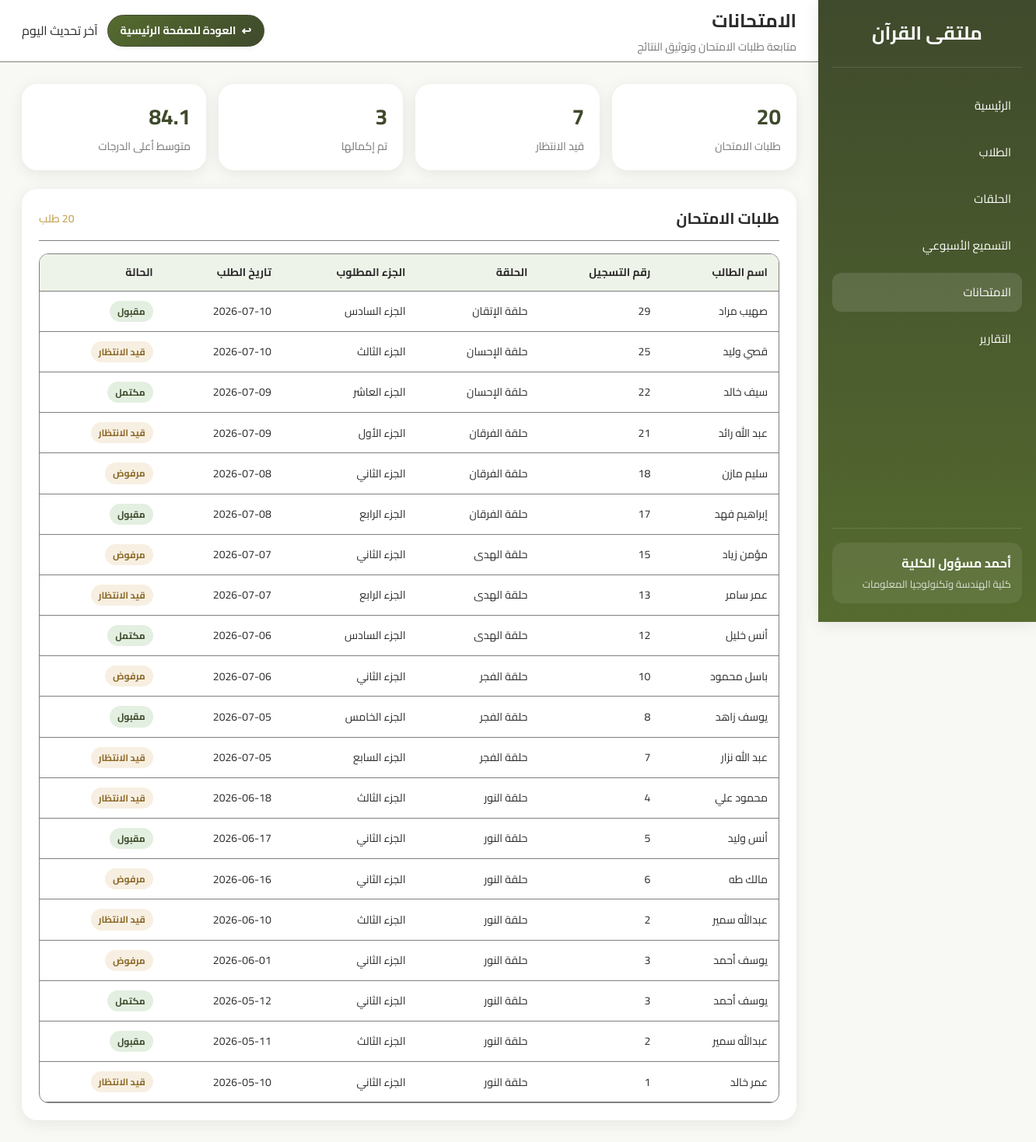
/pages/exams.php (signed in), run on the app's committed database.
### tables this page shows
CREATE TABLE `managers` (
  `manager_id` int(11) NOT NULL,
  `user_id` int(11) NOT NULL,
  `college_id` int(11) NOT NULL,
  `full_name` varchar(150) NOT NULL
);

CREATE TABLE `colleges` (
  `college_id` int(11) NOT NULL,
  `college_name` varchar(150) NOT NULL
);

CREATE TABLE `exam_requests` (
  `request_id` int(11) NOT NULL,
  `student_id` int(11) NOT NULL,
  `requested_part` varchar(100) NOT NULL,
  `exam_type` enum('first_time','retake','revision') DEFAULT 'first_time',
  `status` enum('pending','approved','assigned','rejected','completed') DEFAULT 'pending',
  `request_date` date NOT NULL,
  `week_id` int(11) DEFAULT NULL,
  `exam_admin_id` int(11) DEFAULT NULL,
  `examiner_supervisor_id` int(11) DEFAULT NULL,
  `notes` text DEFAULT NULL
);

CREATE TABLE `students` (
  `student_id` int(11) NOT NULL,
  `user_id` int(11) NOT NULL,
  `halqa_id` int(11) NOT NULL,
  `name` varchar(150) NOT NULL,
  `phone` varchar(20) DEFAULT NULL,
  `student_type` enum('حفظ','تثبيت') NOT NULL,
  `points` int(11) DEFAULT 0
);

CREATE TABLE `halqas` (
  `halqa_id` int(11) NOT NULL,
  `college_id` int(11) NOT NULL,
  `supervisor_id` int(11) NOT NULL,
  `name` varchar(150) NOT NULL
);

### pages/exams.php (the view, shortened to what this page needs)
<?php
require_once __DIR__ . "/../php/db_connect.php";
function e($value)
{
    return htmlspecialchars((string) $value, ENT_QUOTES, "UTF-8");
}
function fallbackValue($value, $fallback)
{
    return ($value === null || $value === "") ? $fallback : $value;
}
function formatNumberValue($value)
{
    $number = (float) $value;
    if (floor($number) == $number) {
        return number_format((int) $number);
    }
    return rtrim(rtrim(number_format($number, 1, ".", ","), "0"), ".");
}
function statusLabel($status)
{
    if ($status === "pending") {
        return "قيد الانتظار";
    }
    if ($status === "approved") {
        return "مقبول";
    }
    if ($status === "rejected") {
        return "مرفوض";
    }
    if ($status === "completed") {
        return "مكتمل";
    }
    return "لا يوجد بيانات";
}
function statusClass($status)
{
    if ($status === "completed" || $status === "approved") {
        return "status-completed";
    }
    return "status-pending";
}
$userId = $_SESSION["user_id"];
$managerStmt = $pdo->prepare("
    SELECT
        managers.manager_id,
        managers.full_name AS manager_name,
        managers.college_id,
        colleges.college_name
    FROM managers
    JOIN colleges ON managers.college_id = colleges.college_id
    WHERE managers.user_id = ?
    LIMIT 1
");
$managerStmt->execute(array($userId));
$manager = $managerStmt->fetch(PDO::FETCH_ASSOC);
$collegeId = $manager["college_id"];
$managerName = fallbackValue($manager["manager_name"], isset($_SESSION["username"]) ? $_SESSION["username"] : "لا يوجد بيانات");
$collegeName = fallbackValue($manager["college_name"], "لا يوجد بيانات");
$summaryStmt = $pdo->prepare("
    SELECT
        COUNT(exam_requests.request_id) AS total_requests,
        COALESCE(SUM(CASE WHEN exam_requests.status = 'pending' THEN 1 ELSE 0 END), 0) AS pending_requests,
        COALESCE(SUM(CASE WHEN exam_requests.status = 'completed' THEN 1 ELSE 0 END), 0) AS completed_requests
    FROM exam_requests
    JOIN students ON exam_requests.student_id = students.student_id
    JOIN halqas ON students.halqa_id = halqas.halqa_id
    WHERE halqas.college_id = ?
");
$summaryStmt->execute(array($collegeId));
$summary = $summaryStmt->fetch(PDO::FETCH_ASSOC);
$averageScoreStmt = $pdo->prepare("
    SELECT COALESCE(AVG(exams.score), 0) AS average_score
    FROM exams
    JOIN students ON exams.student_id = students.student_id
    JOIN halqas ON students.halqa_id = halqas.halqa_id
    WHERE halqas.college_id = ?
");
$averageScoreStmt->execute(array($collegeId));
$averageScoreRow = $averageScoreStmt->fetch(PDO::FETCH_ASSOC);
$requestsStmt = $pdo->prepare("
    SELECT
        exam_requests.request_id,
        exam_requests.requested_part,
        exam_requests.request_date,
        exam_requests.status,
        students.student_id,
        students.name AS student_name,
        halqas.name AS halqa_name
    FROM exam_requests
    JOIN students ON exam_requests.student_id = students.student_id
    JOIN halqas ON students.halqa_id = halqas.halqa_id
    WHERE halqas.college_id = ?
    ORDER BY exam_requests.request_date DESC, exam_requests.request_id DESC
");
$requestsStmt->execute(array($collegeId));
$examRequests = $requestsStmt->fetchAll(PDO::FETCH_ASSOC);
?>
<!DOCTYPE html>
<html lang="ar" dir="rtl">
<head>
    <link rel="stylesheet" href="../assets/css/variables.css">
    <link rel="stylesheet" href="../assets/css/reset.css">
    <link rel="stylesheet" href="../assets/css/global.css">
    <link rel="stylesheet" href="../assets/css/layout.css">
    <link rel="stylesheet" href="../assets/css/exams.css">
</head>
<body>
<div class="app-layout">
    <aside class="sidebar">
        <div class="sidebar-top">
            <div class="sidebar-brand">
                <h2>ملتقى القرآن</h2>
            </div>
            <nav class="sidebar-menu">
                <a href="college-admin-dashboard.php">الرئيسية</a>
                <a href="students.php">الطلاب</a>
                <a href="halqas.php">الحلقات</a>
                <a href="weekly-recitation.php">التسميع الأسبوعي</a>
                <a href="exams.php" class="active">الامتحانات</a>
                <a href="reports.php">التقارير</a>
            </nav>
        </div>
        <div class="sidebar-bottom">
            <div class="sidebar-user">
                <h4><?php echo e($managerName); ?></h4>
                <p><?php echo e($collegeName); ?></p>
            </div>
        </div>
    </aside>
    <main class="main-area">
        <header class="topbar">
            <div class="topbar-right">
                <h1>الامتحانات</h1>
                <p>متابعة طلبات الامتحان وتوثيق النتائج</p>
            </div>
            <div class="topbar-left">
                <a class="topbar-home-link" href="../index.php">
                    <span aria-hidden="true">↩</span>
                    <span>العودة للصفحة الرئيسية</span>
                </a>
                <div class="topbar-badge">آخر تحديث اليوم</div>
            </div>
        </header>
        <section class="page-content">
            <section class="stats-grid">
                <div class="stat-card card">
                    <h3><?php echo e(formatNumberValue($summary["total_requests"])); ?></h3>
                    <p>طلبات الامتحان</p>
                </div>
                <div class="stat-card card">
                    <h3><?php echo e(formatNumberValue($summary["pending_requests"])); ?></h3>
                    <p>قيد الانتظار</p>
                </div>
                <div class="stat-card card">
                    <h3><?php echo e(formatNumberValue($summary["completed_requests"])); ?></h3>
                    <p>تم إكمالها</p>
                </div>
                <div class="stat-card card">
                    <h3><?php echo e(formatNumberValue($averageScoreRow["average_score"])); ?></h3>
                    <p>متوسط أعلى الدرجات</p>
                </div>
            </section>
            <section class="card panel">
                <div class="panel-header">
                    <h2>طلبات الامتحان</h2>
                    <span><?php echo e(formatNumberValue($summary["total_requests"])); ?> طلب</span>
                </div>
                <div class="table-wrap">
                    <table class="data-table">
                        <thead>
                            <tr>
                                <th>اسم الطالب</th>
                                <th>رقم التسجيل</th>
                                <th>الحلقة</th>
                                <th>الجزء المطلوب</th>
                                <th>تاريخ الطلب</th>
                                <th>الحالة</th>
                            </tr>
                        </thead>
                        <tbody>
                            <?php if (count($examRequests) === 0): ?>
                                <tr>
                                    <td colspan="6">لا يوجد طلبات امتحان</td>
                                </tr>
                            <?php else: ?>
                                <?php foreach ($examRequests as $request): ?>
                                    <tr>
                                        <td><?php echo e(fallbackValue($request["student_name"], "لا يوجد بيانات")); ?></td>
                                        <td><?php echo e($request["student_id"]); ?></td>
                                        <td><?php echo e(fallbackValue($request["halqa_name"], "لا يوجد بيانات")); ?></td>
                                        <td><?php echo e(fallbackValue($request["requested_part"], "لا يوجد بيانات")); ?></td>
                                        <td><?php echo e(fallbackValue($request["request_date"], "لا يوجد بيانات")); ?></td>
                                        <td><span class="status-badge <?php echo e(statusClass($request["status"])); ?>"><?php echo e(statusLabel($request["status"])); ?></span></td>
                                    </tr>
                                <?php endforeach; ?>
                            <?php endif; ?>
                        </tbody>
                    </table>
                </div>
            </section>
        </section>
    </main>
</div>
</body>
</html>

### assets/css/variables.css (style rules this page uses)
:root { --color-bg-main: #F8F8F4; --color-white: #FFFFFF; --color-olive: #556B2F; --color-olive-dark: #3F4A2C; --color-olive-light: #6E8440; --color-gold: #C8A75B; --color-gold-light: #D6B97A; --color-text-dark: #2B2B2B; --color-text-light: #777777; --color-border: gray; --spacing-xs: 4px; --spacing-sm: 8px; --spacing-md: 16px; --spacing-lg: 24px; --spacing-xl: 32px; --radius-sm: 6px; --radius-md: 12px; --radius-lg: 20px; --shadow-sm: 0 2px 8px rgba(0, 0, 0, 0.05); --shadow-md: 0 4px 20px rgba(0, 0, 0, 0.08); --shadow-lg: 0 10px 40px rgba(0, 0, 0, 0.1); --font-main: 'Cairo', 'Tajawal', sans-serif; --font-xs: 12px; --font-sm: 14px; --font-md: 16px; --font-lg: 20px; --font-xl: 26px; --font-xxl: 32px; --transition-fast: 0.2s ease; --transition-normal: 0.3s ease; }

### assets/css/global.css (style rules this page uses)
* { margin: 0; padding: 0; box-sizing: border-box; }
html { direction: rtl; }
body { font-family: var(--font-main); background-color: var(--color-bg-main); color: var(--color-text-dark); line-height: 1.6; }
h1, h2, h3, h4, h5, h6 { font-weight: 700; color: var(--color-text-dark); }
p { font-size: var(--font-md); color: var(--color-text-light); }
a { text-decoration: none; color: inherit; }
.card { background-color: var(--color-white); border-radius: var(--radius-lg); box-shadow: var(--shadow-md); }

### assets/css/layout.css (style rules this page uses)
.app-layout { display: flex; min-height: 100vh; background-color: var(--color-bg-main); }
.sidebar { width: 280px; background: linear-gradient( 180deg, var(--color-olive-dark), var(--color-olive) ); color: var(--color-white); padding: 24px 18px; display: flex; flex-direction: column; justify-content: space-between; position: fixed; top: 0; right: 0; height: 100vh; box-shadow: var(--shadow-md); z-index: 1000; }
.sidebar-top { display: flex; flex-direction: column; gap: 24px; }
.sidebar-brand { text-align: center; padding-bottom: 16px; border-bottom: 1px solid rgba(255, 255, 255, 0.12); }
.sidebar-brand h2 { font-size: 24px; color: var(--color-white); margin-bottom: 8px; font-family: Cairo; }
.sidebar-menu { display: flex; flex-direction: column; gap: 10px; }
.sidebar-menu a { display: flex; align-items: center; justify-content: flex-start; gap: 10px; padding: 13px 14px; border-radius: 12px; color: var(--color-white); font-size: 15px; transition: var(--transition-normal); }
.sidebar-menu a:hover, .sidebar-menu a.active { background-color: rgba(255, 255, 255, 0.12); }
.sidebar-bottom { padding-top: 18px; border-top: 1px solid rgba(255, 255, 255, 0.12); }
.sidebar-user { background-color: rgba(255, 255, 255, 0.08); border-radius: 14px; padding: 14px; }
.sidebar-user h4 { color: var(--color-white); font-size: 16px; margin-bottom: 4px; }
.sidebar-user p { color: rgba(255, 255, 255, 0.78); font-size: 13px; }
.main-area { flex: 1; margin-right: 280px; min-height: 100vh; display: flex; flex-direction: column; }
.topbar { height: 80px; background-color: var(--color-white); border-bottom: 1px solid var(--color-border); display: flex; align-items: center; justify-content: space-between; padding: 0 28px; position: sticky; top: 0; z-index: 900; }
.topbar-right h1 { font-size: 24px; color: var(--color-text-dark); margin-bottom: 2px; }
.topbar-right p { font-size: 14px; color: var(--color-text-light); }
.topbar-left { display: flex; align-items: center; gap: 12px; }
.topbar-home-link { display: inline-flex; align-items: center; justify-content: center; gap: 7px; min-height: 40px; padding: 8px 16px; border-radius: 999px; border: 1px solid var(--color-olive-dark); background: linear-gradient(135deg, var(--color-olive), var(--color-olive-dark)); color: var(--color-white); font-size: 14px; font-weight: 700; box-shadow: var(--shadow-sm); transition: var(--transition-normal); }
.topbar-home-link span[aria-hidden="true"] { font-size: 15px; line-height: 1; }
.page-content { flex: 1; padding: 28px; }

### data on the page
managers: full_name "أحمد مسؤول الكلية", college.college_name "كلية الهندسة وتكنولوجيا المعلومات"
exam_requests: student.name "صهيب مراد", student.student_id "29", halqas.name "حلقة الإتقان", requested_part "الجزء السادس", request_date "2026-07-10", status "مقبول"
exam_requests: student.name "قصي وليد", student.student_id "25", halqas.name "حلقة الإحسان", requested_part "الجزء الثالث", request_date "2026-07-10", status "قيد الانتظار"
exam_requests: student.name "سيف خالد", student.student_id "22", halqas.name "حلقة الإحسان", requested_part "الجزء العاشر", request_date "2026-07-09", status "مكتمل"
exam_requests: student.name "عبد الله رائد", student.student_id "21", halqas.name "حلقة الفرقان", requested_part "الجزء الأول", request_date "2026-07-09", status "قيد الانتظار"
exam_requests: student.name "سليم مازن", student.student_id "18", halqas.name "حلقة الفرقان", requested_part "الجزء الثاني", request_date "2026-07-08", status "مرفوض"
exam_requests: student.name "إبراهيم فهد", student.student_id "17", halqas.name "حلقة الفرقان", requested_part "الجزء الرابع", request_date "2026-07-08", status "مقبول"
exam_requests: student.name "مؤمن زياد", student.student_id "15", halqas.name "حلقة الهدى", requested_part "الجزء الثاني", request_date "2026-07-07", status "مرفوض"
exam_requests: student.name "عمر سامر", student.student_id "13", halqas.name "حلقة الهدى", requested_part "الجزء الرابع", request_date "2026-07-07", status "قيد الانتظار"
exam_requests: student.name "أنس خليل", student.student_id "12", halqas.name "حلقة الهدى", requested_part "الجزء السادس", request_date "2026-07-06", status "مكتمل"
exam_requests: student.name "باسل محمود", student.student_id "10", halqas.name "حلقة الفجر", requested_part "الجزء الثاني", request_date "2026-07-06", status "مرفوض"
exam_requests: student.name "يوسف زاهد", student.student_id "8", halqas.name "حلقة الفجر", requested_part "الجزء الخامس", request_date "2026-07-05", status "مقبول"
exam_requests: student.name "عبد الله نزار", student.student_id "7", halqas.name "حلقة الفجر", requested_part "الجزء السابع", request_date "2026-07-05", status "قيد الانتظار"
exam_requests: student.name "محمود علي", student.student_id "4", halqas.name "حلقة النور", requested_part "الجزء الثالث", request_date "2026-06-18", status "قيد الانتظار"
exam_requests: student.name "أنس وليد", student.student_id "5", halqas.name "حلقة النور", requested_part "الجزء الثاني", request_date "2026-06-17", status "مقبول"
exam_requests: student.name "مالك طه", student.student_id "6", halqas.name "حلقة النور", requested_part "الجزء الثاني", request_date "2026-06-16", status "مرفوض"
exam_requests: student.name "عبدالله سمير", student.student_id "2", halqas.name "حلقة النور", requested_part "الجزء الثالث", request_date "2026-06-10", status "قيد الانتظار"
exam_requests: student.name "يوسف أحمد", student.student_id "3", halqas.name "حلقة النور", requested_part "الجزء الثاني", request_date "2026-06-01", status "مرفوض"
exam_requests: student.name "يوسف أحمد", student.student_id "3", halqas.name "حلقة النور", requested_part "الجزء الثاني", request_date "2026-05-12", status "مكتمل"
exam_requests: student.name "عبدالله سمير", student.student_id "2", halqas.name "حلقة النور", requested_part "الجزء الثالث", request_date "2026-05-11", status "مقبول"
exam_requests: student.name "عمر خالد", student.student_id "1", halqas.name "حلقة النور", requested_part "الجزء الثاني", request_date "2026-05-10", status "قيد الانتظار"

### other printed values
formatNumberValue($summary["total_requests"]) "20"
formatNumberValue($summary["pending_requests"]) "7"
formatNumberValue($summary["completed_requests"]) "3"
formatNumberValue($averageScoreRow["average_score"]) "84.1"
